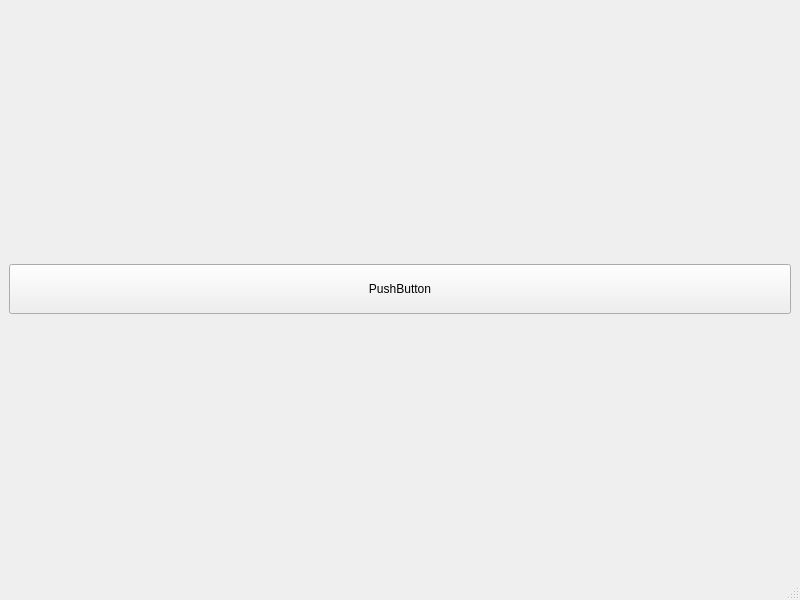
<?xml version="1.0" encoding="UTF-8"?>
<ui version="4.0">
 <class>MainWindow</class>
 <widget class="QMainWindow" name="MainWindow">
  <property name="geometry">
   <rect>
    <x>0</x>
    <y>0</y>
    <width>800</width>
    <height>600</height>
   </rect>
  </property>
  <property name="windowTitle">
   <string>MainWindow</string>
  </property>
  <widget class="QWidget" name="centralwidget">
   <layout class="QVBoxLayout" name="verticalLayout">
    <item>
     <widget class="QPushButton" name="btn_set_random">
      <property name="minimumSize">
       <size>
        <width>0</width>
        <height>50</height>
       </size>
      </property>
      <property name="text">
       <string>PushButton</string>
      </property>
     </widget>
    </item>
   </layout>
  </widget>
  <widget class="QMenuBar" name="menubar">
   <property name="geometry">
    <rect>
     <x>0</x>
     <y>0</y>
     <width>800</width>
     <height>18</height>
    </rect>
   </property>
  </widget>
  <widget class="QStatusBar" name="statusbar"/>
 </widget>
 <resources/>
 <connections/>
</ui>
